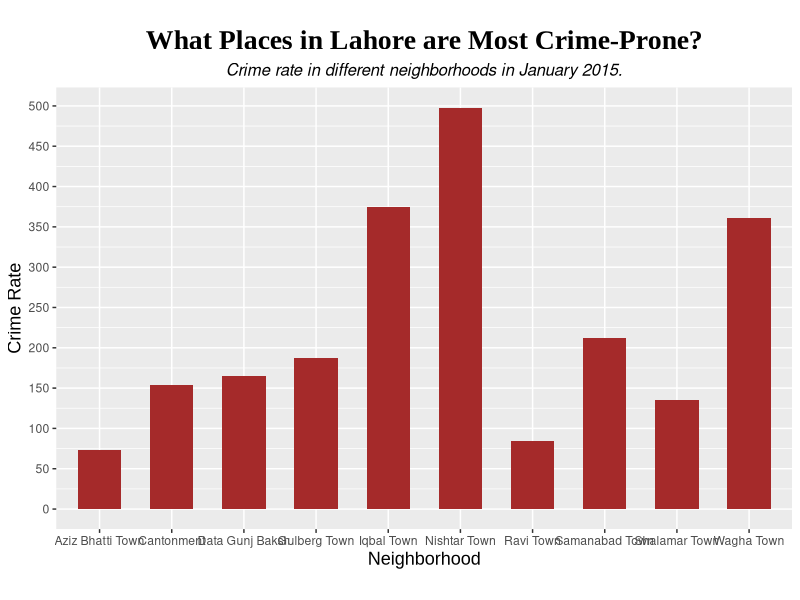
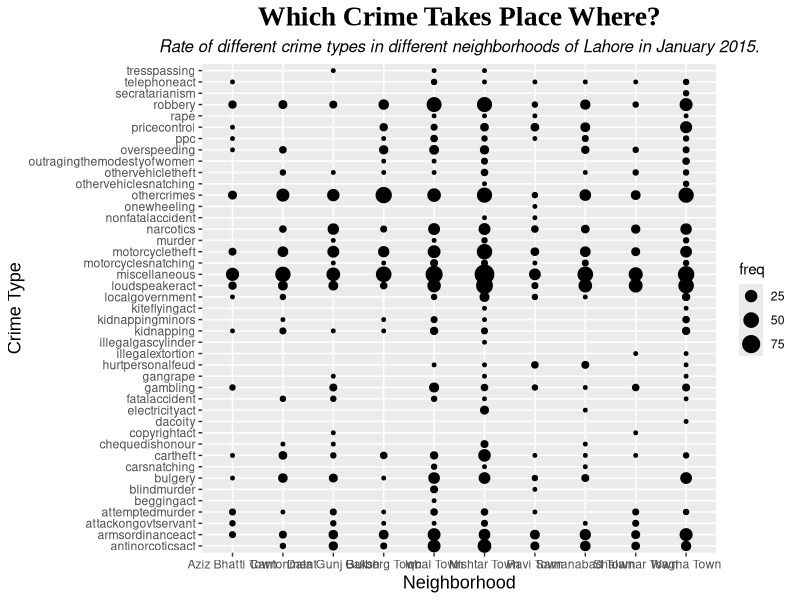
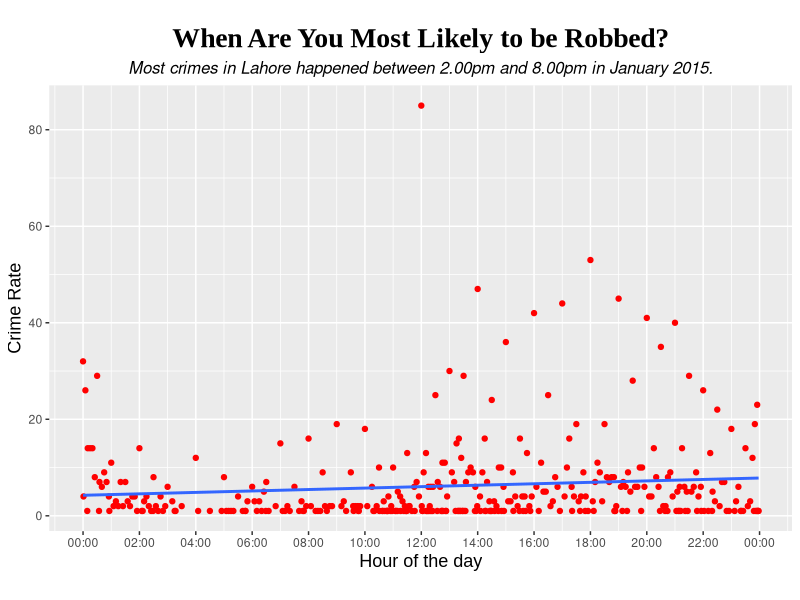
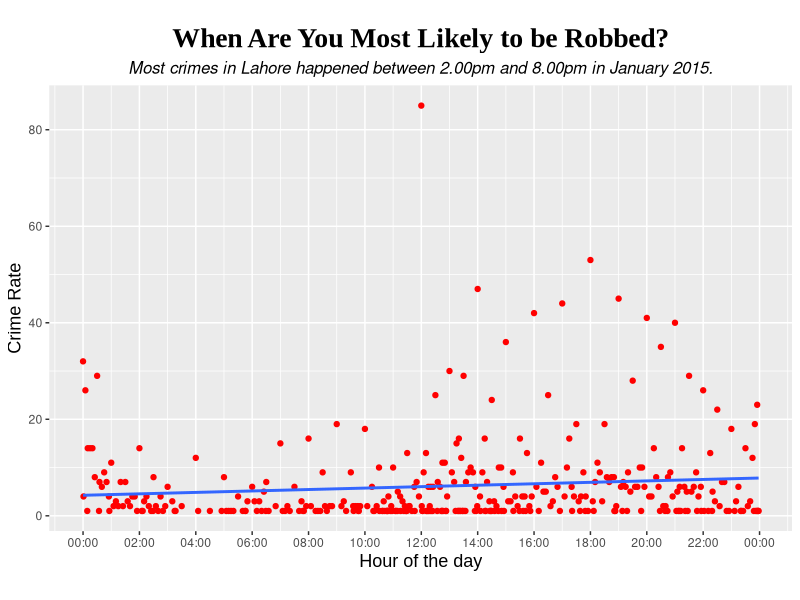

Write R code to recreate these figures, in order.
library("dplyr")
library("readr")
library("ggplot2")
library("lubridate")

# reading the data
FIR_2015_data <- read_csv("Data/Full_FIR_Details_2015(1).csv")
FIR_2015_data

class(FIR_2015_data) # a class of tibble
dim(FIR_2015_data) # 2243 rows and 6 columns

# rename a variable name
colnames(FIR_2015_data)[1] <- "Neighborhood"

# Common themes for axes

t_title <- theme(plot.title = element_text(family="Times New Roman", face="bold", size=20, hjust=0.5))
t_axis <- theme(axis.title = element_text(family = "Arial",size=13))
t_subtitle <- theme(plot.subtitle=element_text(size=12, hjust=0.5, face="italic", color="black"))

# Graph 1: plot the count of number of total crimes in different neighborhoods

by_neighborhood <- group_by(FIR_2015_data, Neighborhood, `Crime Type`)
summ_crimes_by_neighborhood <-  summarise(by_neighborhood, freq = n())
summ_crimes_by_neighborhood

ggplot(data=summ_crimes_by_neighborhood, aes(x = Neighborhood, y= freq)) + 
  geom_bar(stat="identity", width=0.6, fill="brown") +
  theme(aspect.ratio = .6) +
  scale_y_continuous(breaks = (seq(0, 500, by = 50))) +
  labs(title = "What Places in Lahore are Most Crime-Prone?", x = "Neighborhood", y = "Crime Rate", subtitle="Crime rate in different neighborhoods in January 2015.") +
  t_title + t_axis + t_subtitle
  

# Graph 2: plot the number of crimes by neighborhoods and crime type

ggplot(data=summ_crimes_by_neighborhood, aes(x = Neighborhood, y = `Crime Type`, size = freq)) + 
  geom_point() +
  labs(title = "Which Crime Takes Place Where?", x = "Neighborhood", y = "Crime Type", subtitle="Rate of different crime types in different neighborhoods of Lahore in January 2015.") +
  t_title + t_axis + t_subtitle


# Graph 3: plot each crime incidence according to its hour

by_time <- group_by(FIR_2015_data, Time) 
summ_times <- summarise(by_time, freq = n())
summ_times

summ_times$Time <- as.POSIXct(summ_times$Time, format="%H%M%S")

ggplot(summ_times, aes(Time, freq)) + geom_point(size=1.5, color="red") + 
  geom_smooth(method = "lm", se = FALSE) +
  theme(aspect.ratio = .6) +
  scale_x_datetime(date_breaks=("2 hour"), date_labels=("%H:%M")) +
  labs(title = "When Are You Most Likely to be Robbed?", x = "Hour of the day", y = "Crime Rate", subtitle="Most crimes in Lahore happened between 2.00pm and 8.00pm in January 2015.") + 
  t_title + t_axis + t_subtitle

ggsave('myplot2.pdf', width = 12, height = 16, device = cairo_pdf, dpi=300)
